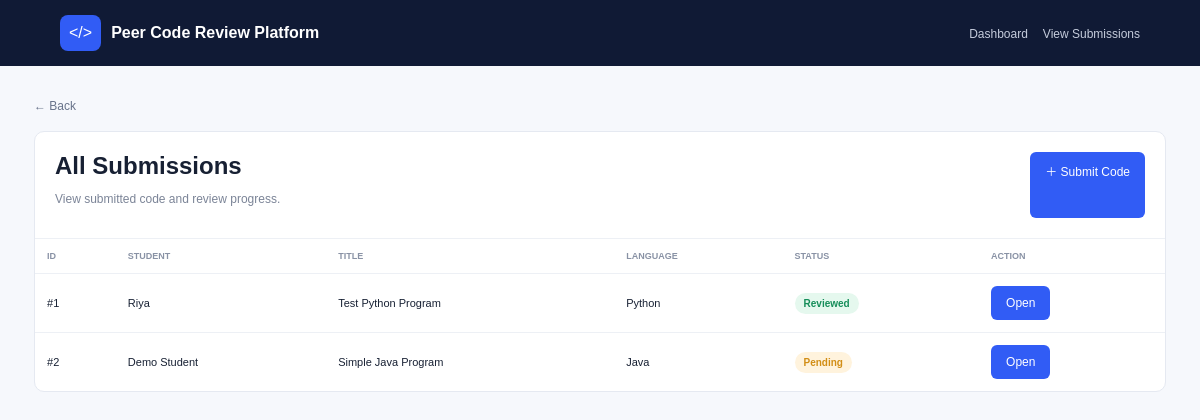
/submissions.php, run on the app's committed database.
### tables this page shows
CREATE TABLE submissions(
 id INT AUTO_INCREMENT PRIMARY KEY,
 student_name VARCHAR(100) NOT NULL,
 title VARCHAR(200) NOT NULL,
 language VARCHAR(50) NOT NULL,
 code LONGTEXT NOT NULL,
 status ENUM('Pending','In Review','Reviewed') DEFAULT 'Pending',
 created_at TIMESTAMP DEFAULT CURRENT_TIMESTAMP
);

### submissions.php (the view)
<?php require "config.php";$r=$conn->query("SELECT * FROM submissions ORDER BY created_at DESC");?><!doctype html><html><head><meta charset="utf-8"><title>Submissions</title><link rel="stylesheet" href="style.css"></head><body><header class="topbar"><div class="brand"><div class="brand-icon">&lt;/&gt;</div><b>Peer Code Review Platform</b></div><nav><a href="index.php">Dashboard</a><a href="submissions.php">View Submissions</a></nav></header><main class="page"><a class="back" href="index.php">← Back</a><section class="panel"><div class="panel-head"><div><h1>All Submissions</h1><p>View submitted code and review progress.</p></div><a class="btn" href="submit.php">＋ Submit Code</a></div><table><tr><th>ID</th><th>STUDENT</th><th>TITLE</th><th>LANGUAGE</th><th>STATUS</th><th>ACTION</th></tr><?php while($x=$r->fetch_assoc()):?><tr><td>#<?=$x["id"]?></td><td><?=htmlspecialchars($x["student_name"])?></td><td><?=htmlspecialchars($x["title"])?></td><td><?=htmlspecialchars($x["language"])?></td><td><span class="status <?=str_replace(" ","-",$x["status"])?>"><?=$x["status"]?></span></td><td><a class="btn" href="view.php?id=<?=$x["id"]?>">Open</a></td></tr><?php endwhile;?></table></section></main></body></html>

### style.css (style rules this page uses)
* { box-sizing:border-box }
body { margin:0;font-family:Arial,sans-serif;background:#f6f8fc;color:#172033 }
.topbar { height:66px;background:#101a35;color:white;display:flex;justify-content:space-between;align-items:center;padding:0 5% }
.brand { display:flex;gap:10px;align-items:center }
.brand-icon { background:#315cf5;border-radius:8px;padding:9px }
.topbar a { color:#c5ccdc;text-decoration:none;margin-left:15px;font-size:12px }
.page { max-width:1180px;margin:auto;padding:30px 24px }
.stat-card,.panel,.comment-card,.meta-card { background:white;border:1px solid #e5e9f1;border-radius:10px }
.btn { display:inline-block;padding:10px 15px;border-radius:6px;text-decoration:none;border:0;background:#315cf5;color:white;font-size:12px;cursor:pointer }
.panel { overflow:hidden }
.panel-head { padding:20px;display:flex;justify-content:space-between }
.panel-head h1,.panel-head h2 { margin:0 0 5px }
.panel-head p { color:#7b8497;font-size:12px }
table { width:100%;border-collapse:collapse }
th,td { padding:12px;border-top:1px solid #edf0f5;text-align:left;font-size:11px }
th { color:#8992a5;font-size:9px }
.status { padding:5px 9px;border-radius:20px;font-size:10px;font-weight:bold }
.Pending { background:#fff3dd;color:#d28e16 }
.Reviewed { background:#e5f8ee;color:#168e5a }
.back { display:inline-block;margin-bottom:18px;color:#68738a;text-decoration:none;font-size:12px }

### data on the page
submissions: id "1", student_name "Riya", title "Test Python Program", language "Python", status "Reviewed"
submissions: id "2", student_name "Demo Student", title "Simple Java Program", language "Java", status "Pending"
